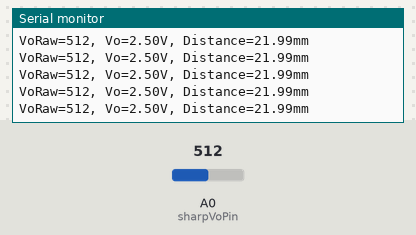
This sketch was run on a simulated Arduino Uno, built with avr-gcc and run on an emulated ATmega328P. Parts: the last lines printed to the serial monitor. The test bench sets the inputs (shaded band); at power-on: A0 (sharpVoPin) = 512.

Above: at 1.2 s.
1.3 s: A0 (sharpVoPin) set to 129
At 1.35 s:
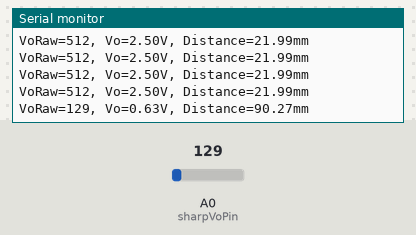
4.3 s: A0 (sharpVoPin) set to 108
At 4.39 s:
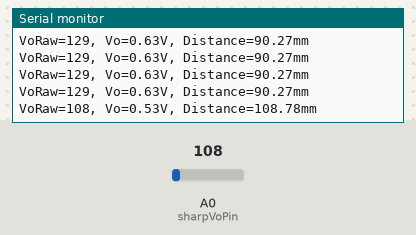
Timing chart, 0 to 7.3 s (numbered marks = the images above; inputs shaded):
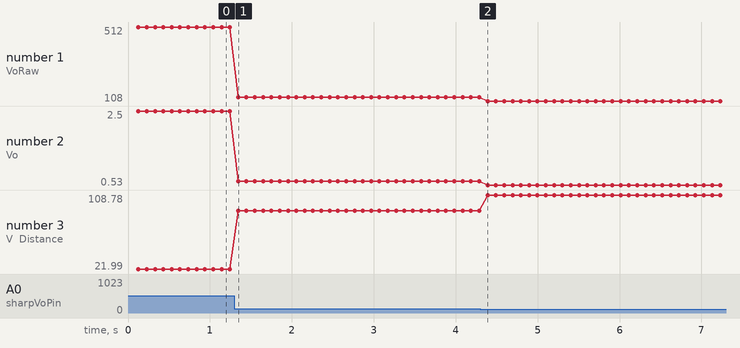

The sketch:

sharp_gp2y0af15x_demo.ino
```cpp
/////////////////////////////////////////////////////////////////////////////
// Sharp GP2Y0AF15X Distance Measuring Sensor Demo
//
// Board Connection:
//   Arduino   GP2Y0AF15X
//   A0        Vo
//   GND       GND
//   5V        Vcc
//
// Serial monitor setting:
//   9600 baud
/////////////////////////////////////////////////////////////////////////////

// Arduino pin numbers.
const int sharpVoPin = A0;   // Arduino analog pin 0 connect to sensor Vo.

// Helper functions to print a data value to the serial monitor.
void printValue(String text, unsigned int value, bool isLast = false) {
  Serial.print(text);
  Serial.print("=");
  Serial.print(value);
  if (!isLast) {
    Serial.print(", ");
  }
}
void printFValue(String text, float value, String units, bool isLast = false) {
  Serial.print(text);
  Serial.print("=");
  Serial.print(value);
  Serial.print(units);
  if (!isLast) {
    Serial.print(", ");
  }
}

/////////////////////////////////////////////////////////////////////////////

// Arduino setup function.
void setup() {
  // Start the hardware serial port for the serial monitor.
  Serial.begin(9600);
  Serial.println("");
  Serial.println("GP2Y0AF15X Demo");
  Serial.println("===============");

  // Wait at least 25.2ms for the first measurement to complete.
  delay(26);
}

// Arduino main loop.
void loop() {
  // Wait 100ms between readings.
  delay(100);

  // Read the output voltage.
  int VoRaw = analogRead(sharpVoPin);
  printValue("VoRaw", VoRaw);

  // Compute the output voltage in Volts.
  float Vo = (5.0 * VoRaw) / 1024.0;
  printFValue("Vo", Vo, "V");

  // Convert to Distance in units of mm.
  const float a = 54.375;
  const float b = 0.0275;
  float dist = 0;
  if ( Vo > b ) {
    dist = a / (Vo - b);
  }
  printFValue("Distance", dist, "mm", true);
  Serial.println("");

} // END PROGRAM
```

Measured:
- after the input at 1.3 s, the serial monitor: prints a new line at once (image 1)
- after the input at 4.3 s, the serial monitor: prints a new line after 0.09 s (image 2)
- plotted number 1: 512 → 129 after the input at 1.3 s, 129 → 108 after the input at 4.3 s
- plotted number 2: 2.5 → 0.63 after the input at 1.3 s, 0.63 → 0.53 after the input at 4.3 s
- plotted number 3: 21.99 → 90.27 after the input at 1.3 s, 90.27 → 108.78 after the input at 4.3 s
